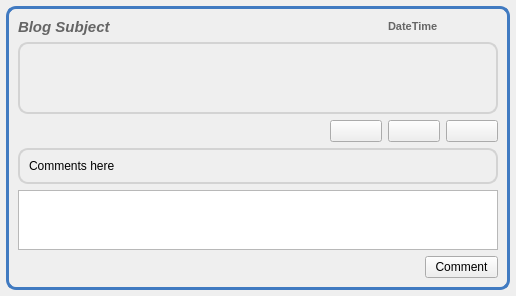
<?xml version="1.0" encoding="UTF-8"?>
<ui version="4.0">
 <class>BlogsMsgItem</class>
 <widget class="QWidget" name="BlogsMsgItem">
  <property name="geometry">
   <rect>
    <x>0</x>
    <y>0</y>
    <width>516</width>
    <height>294</height>
   </rect>
  </property>
  <property name="windowTitle">
   <string>Form</string>
  </property>
  <property name="styleSheet">
   <string notr="true">QToolButton, QPushButton, QComboBox { 
border-image: url(:/images/btn_26.png) 4;
border-width: 4;
padding: 0px 6px;
font-size: 12px;
}

QToolButton:hover, QPushButton:hover, QComboBox:hover { 
border-image: url(:/images/btn_26_hover.png) 4;
}

QToolButton:disabled, QPushButton:disabled, QComboBox::disabled {
color:gray;
}

QToolButton:pressed, QPushButton:pressed{
border-image: url(:/images/btn_26_pressed.png) 4;
}</string>
  </property>
  <layout class="QGridLayout" name="gridLayout_3">
   <property name="horizontalSpacing">
    <number>0</number>
   </property>
   <property name="margin">
    <number>6</number>
   </property>
   <item row="0" column="0">
    <widget class="QFrame" name="frame">
     <property name="sizePolicy">
      <sizepolicy hsizetype="Expanding" vsizetype="Expanding">
       <horstretch>0</horstretch>
       <verstretch>0</verstretch>
      </sizepolicy>
     </property>
     <property name="styleSheet">
      <string notr="true">QFrame#frame{border: 3px solid #407AC1;
background-color: qlineargradient(x1:0, y1:0, x2:0, y2:1, 
stop:0 #FFFFFF, stop:1 #F2F2F2);;
border-radius: 10px;}</string>
     </property>
     <property name="frameShape">
      <enum>QFrame::StyledPanel</enum>
     </property>
     <property name="frameShadow">
      <enum>QFrame::Raised</enum>
     </property>
     <layout class="QGridLayout" name="gridLayout_2">
      <item row="0" column="0" colspan="2">
       <layout class="QGridLayout" name="gridLayout">
        <item row="0" column="0" colspan="3">
         <widget class="QLabel" name="titleLabel">
          <property name="sizePolicy">
           <sizepolicy hsizetype="Minimum" vsizetype="Minimum">
            <horstretch>0</horstretch>
            <verstretch>0</verstretch>
           </sizepolicy>
          </property>
          <property name="font">
           <font>
            <pointsize>11</pointsize>
            <weight>75</weight>
            <italic>true</italic>
            <bold>true</bold>
           </font>
          </property>
          <property name="text">
           <string>&lt;!DOCTYPE HTML PUBLIC &quot;-//W3C//DTD HTML 4.0//EN&quot; &quot;http://www.w3.org/TR/REC-html40/strict.dtd&quot;&gt;
&lt;html&gt;&lt;head&gt;&lt;meta name=&quot;qrichtext&quot; content=&quot;1&quot; /&gt;&lt;style type=&quot;text/css&quot;&gt;
p, li { white-space: pre-wrap; }
&lt;/style&gt;&lt;/head&gt;&lt;body style=&quot; font-family:'MS Shell Dlg 2'; font-size:11pt; font-weight:600; font-style:italic;&quot;&gt;
&lt;p style=&quot; margin-top:0px; margin-bottom:0px; margin-left:0px; margin-right:0px; -qt-block-indent:0; text-indent:0px;&quot;&gt;&lt;span style=&quot; color:#656565;&quot;&gt;Blog Subject&lt;/span&gt;&lt;/p&gt;&lt;/body&gt;&lt;/html&gt;</string>
          </property>
         </widget>
        </item>
        <item row="0" column="3" colspan="2">
         <widget class="QLabel" name="datetimelabel">
          <property name="font">
           <font>
            <weight>75</weight>
            <bold>true</bold>
           </font>
          </property>
          <property name="text">
           <string>&lt;!DOCTYPE HTML PUBLIC &quot;-//W3C//DTD HTML 4.0//EN&quot; &quot;http://www.w3.org/TR/REC-html40/strict.dtd&quot;&gt;
&lt;html&gt;&lt;head&gt;&lt;meta name=&quot;qrichtext&quot; content=&quot;1&quot; /&gt;&lt;style type=&quot;text/css&quot;&gt;
p, li { white-space: pre-wrap; }
&lt;/style&gt;&lt;/head&gt;&lt;body style=&quot; font-family:'MS Shell Dlg 2'; font-size:8.25pt; font-weight:600; font-style:normal;&quot;&gt;
&lt;p style=&quot; margin-top:0px; margin-bottom:0px; margin-left:0px; margin-right:0px; -qt-block-indent:0; text-indent:0px;&quot;&gt;&lt;span style=&quot; font-size:8pt; color:#666666;&quot;&gt;DateTime&lt;/span&gt;&lt;/p&gt;&lt;/body&gt;&lt;/html&gt;</string>
          </property>
         </widget>
        </item>
        <item row="2" column="0" colspan="2">
         <spacer>
          <property name="orientation">
           <enum>Qt::Horizontal</enum>
          </property>
          <property name="sizeType">
           <enum>QSizePolicy::Expanding</enum>
          </property>
          <property name="sizeHint" stdset="0">
           <size>
            <width>288</width>
            <height>21</height>
           </size>
          </property>
         </spacer>
        </item>
        <item row="2" column="4">
         <widget class="QPushButton" name="expandButton">
          <property name="sizePolicy">
           <sizepolicy hsizetype="Fixed" vsizetype="Fixed">
            <horstretch>0</horstretch>
            <verstretch>0</verstretch>
           </sizepolicy>
          </property>
          <property name="toolTip">
           <string>Expand</string>
          </property>
          <property name="styleSheet">
           <string notr="true"/>
          </property>
          <property name="text">
           <string/>
          </property>
          <property name="icon">
           <iconset resource="../../images.qrc">
            <normaloff>:/images/edit_add24.png</normaloff>:/images/edit_add24.png</iconset>
          </property>
         </widget>
        </item>
        <item row="2" column="3">
         <widget class="QPushButton" name="clearButton">
          <property name="sizePolicy">
           <sizepolicy hsizetype="Fixed" vsizetype="Fixed">
            <horstretch>0</horstretch>
            <verstretch>0</verstretch>
           </sizepolicy>
          </property>
          <property name="toolTip">
           <string>Remove Item</string>
          </property>
          <property name="text">
           <string/>
          </property>
          <property name="icon">
           <iconset resource="../../images.qrc">
            <normaloff>:/images/close_normal.png</normaloff>:/images/close_normal.png</iconset>
          </property>
         </widget>
        </item>
        <item row="2" column="2">
         <widget class="QPushButton" name="unsubscribeButton">
          <property name="sizePolicy">
           <sizepolicy hsizetype="Fixed" vsizetype="Fixed">
            <horstretch>0</horstretch>
            <verstretch>0</verstretch>
           </sizepolicy>
          </property>
          <property name="toolTip">
           <string>Unsubscribe From Channel</string>
          </property>
          <property name="text">
           <string/>
          </property>
          <property name="icon">
           <iconset resource="../../images.qrc">
            <normaloff>:/images/mail_delete.png</normaloff>:/images/mail_delete.png</iconset>
          </property>
         </widget>
        </item>
        <item row="1" column="0" colspan="5">
         <widget class="QTextBrowser" name="textBrowser">
          <property name="sizePolicy">
           <sizepolicy hsizetype="Expanding" vsizetype="Expanding">
            <horstretch>0</horstretch>
            <verstretch>0</verstretch>
           </sizepolicy>
          </property>
          <property name="styleSheet">
           <string notr="true">QTextBrowser#textBrowser{border: 2px solid #D3D3D3;
background-color: transparent;
border-radius: 10px;}</string>
          </property>
         </widget>
        </item>
       </layout>
      </item>
      <item row="1" column="0" colspan="2">
       <widget class="QFrame" name="expandFrame">
        <property name="styleSheet">
         <string notr="true">QFrame#expandFrame{border: 2px solid #D3D3D3;
background-color: qlineargradient(x1:0, y1:0, x2:0, y2:1, 
stop:0 #FFFFFF, stop:1 #F2F2F2);;
border-radius: 10px;}</string>
        </property>
        <property name="frameShape">
         <enum>QFrame::StyledPanel</enum>
        </property>
        <property name="frameShadow">
         <enum>QFrame::Raised</enum>
        </property>
        <layout class="QVBoxLayout">
         <item>
          <widget class="QLabel" name="msgLabel">
           <property name="sizePolicy">
            <sizepolicy hsizetype="MinimumExpanding" vsizetype="Preferred">
             <horstretch>0</horstretch>
             <verstretch>0</verstretch>
            </sizepolicy>
           </property>
           <property name="text">
            <string>Comments here</string>
           </property>
          </widget>
         </item>
        </layout>
       </widget>
      </item>
      <item row="2" column="0" colspan="2">
       <widget class="QTextEdit" name="commentEdit">
        <property name="maximumSize">
         <size>
          <width>16777215</width>
          <height>60</height>
         </size>
        </property>
       </widget>
      </item>
      <item row="3" column="0">
       <spacer name="horizontalSpacer">
        <property name="orientation">
         <enum>Qt::Horizontal</enum>
        </property>
        <property name="sizeHint" stdset="0">
         <size>
          <width>398</width>
          <height>20</height>
         </size>
        </property>
       </spacer>
      </item>
      <item row="3" column="1">
       <widget class="QPushButton" name="commentButton">
        <property name="text">
         <string>Comment</string>
        </property>
       </widget>
      </item>
     </layout>
    </widget>
   </item>
  </layout>
 </widget>
 <resources>
  <include location="../../images.qrc"/>
 </resources>
 <connections/>
</ui>
